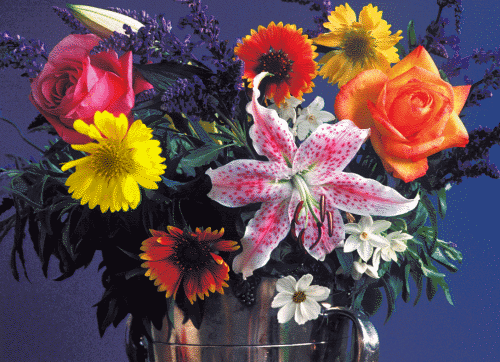
%> input picture technical-2/images/flowers.tif, 500 x 362 px
$ octave question5t7.m   (GNU Octave 9; MATLAB toolbox functions it lacks are replaced by stand-ins)
%> lines starting %> are read from the running program, lines starting %| are printed output that depends on the picture; in (x1, y1, x2, y2) boxes, pixels count from 0 and x2, y2 are one past the last pixel; in counts of white or black regions, pixels touching at a corner belong together; the program's own positions count from 1
%{
Write a MATLAB program that will perform the following tasks:

Threshold the intensity component of a colour image, say flowers.tif.
Threshold in a way that the background is black and the flower is white.

%}

% Read the image
I = imread('flowers.tif');
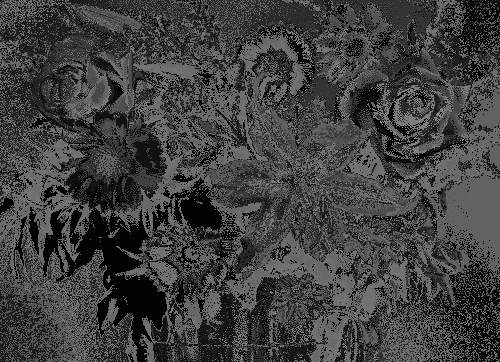
%> I: size 362x500 uint8; min 0, max 127, mean 63.7

% Convert to grayscale
I = rgb2gray(I);

% Threshold the image
level = graythresh(I);
%> level = 0.247
BW = im2bw(I,level);
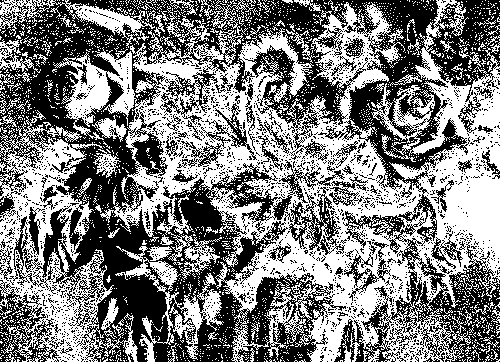
%> BW: size 362x500 logical; 49.9% white; 2289 white regions (2205 under 20 px), largest, box (x1, y1, x2, y2) and area: (53, 0, 500, 362) 61159, (0, 110, 138, 362) 12416, (115, 246, 224, 362) 2792

% Display the image
figure
imshow(BW)

$ run again, with technical-2/images/blocks.tif copied over technical-2/images/flowers.tif
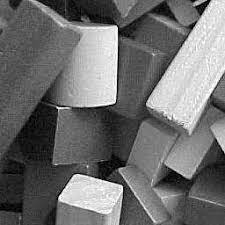
%> input picture technical-2/images/blocks.tif, 225 x 225 px
%> I is the input picture: size 225x225x3 uint8; min 0, max 255, mean 109.8
%> I: size 225x225 uint8
%> level = 0.549
%> `BW = im2bw(I,level);`:
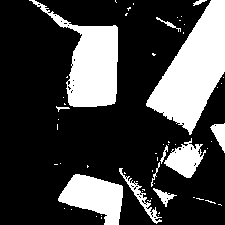
%> BW: size 225x225 logical; 26.2% white; 60 white regions (48 under 20 px), largest, box (x1, y1, x2, y2) and area: (146, 0, 225, 135) 5403, (29, 0, 118, 107) 3873, (58, 174, 123, 225) 2010

$ run again, with technical-2/images/buffalo.tif copied over technical-2/images/flowers.tif
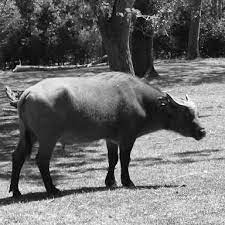
%> input picture technical-2/images/buffalo.tif, 225 x 225 px
%> I is the input picture: size 225x225x3 uint8; min 0, max 255, mean 108.6
%> I: size 225x225 uint8
%> level = 0.443
%> `BW = im2bw(I,level);`:
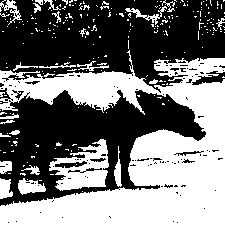
%> BW: size 225x225 logical; 46% white; 248 white regions (224 under 20 px), largest, box (x1, y1, x2, y2) and area: (0, 50, 225, 225) 18996, (49, 139, 109, 191) 1654, (18, 178, 46, 195) 295
